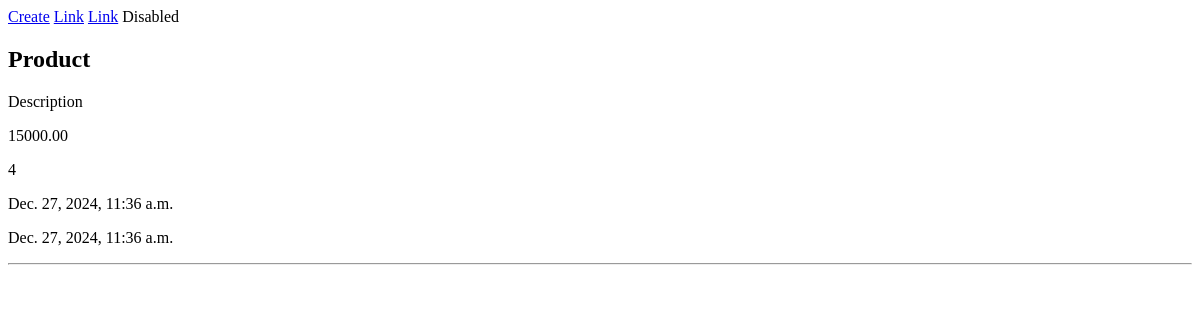
Before: / with the older database file.
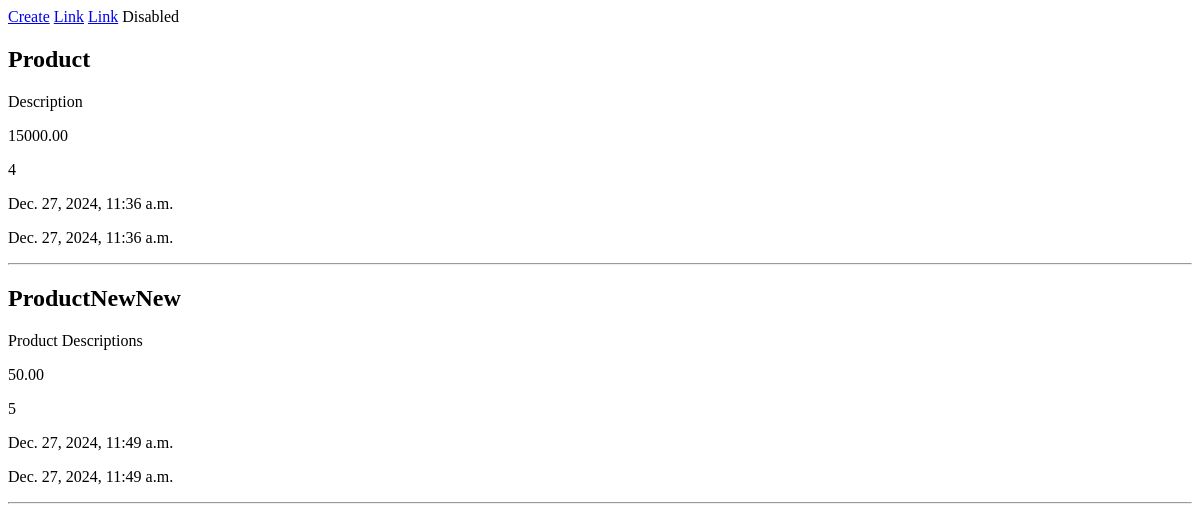
After: the same page with the newer database file.
### app/models.py (models this page shows, shortened)
class Product(models.Model):
    name = models.CharField(max_length=255, verbose_name="Название товара")
    description = models.TextField(verbose_name="Описание товара", blank=True, null=True)
    price = models.DecimalField(max_digits=10, decimal_places=2, verbose_name="Цена")
    stock = models.PositiveIntegerField(verbose_name="Количество на складе")
    image = models.ImageField(upload_to='products/', verbose_name="Изображение товара", blank=True, null=True)
    created_at = models.DateTimeField(auto_now_add=True, verbose_name="Дата создания")
    updated_at = models.DateTimeField(auto_now=True, verbose_name="Дата обновления")

### app/views.py (the view)
# urls.py: path('', views.ProductListView.as_view(), name='main-page'),
class ProductListView(ListView):
    model = Product
    template_name = 'index.html'
    context_object_name = 'products'

### app/templates/index.html (shortened to what this page needs)
{% load static %}
<!DOCTYPE html>
<html lang="en">
<head>
    <link rel="stylesheet" href="{% static 'css/main.css' %}">
</head>
<body>
<nav class="nav">
  <a class="nav-link active" aria-current="page" href="{% url 'create-product' %}">Create</a>
  <a class="nav-link" href="#">Link</a>
  <a class="nav-link" href="#">Link</a>
  <a class="nav-link disabled" aria-disabled="true">Disabled</a>
</nav>
    {% for product in products %}
    <h2>{{ product.name }}</h2>
    <p>{{ product.description }}</p>
    <p>{{ product.price }}</p>
    <p>{{ product.stock }}</p>
    <p>{{ product.created_at }}</p>
    <p>{{ product.updated_at }}</p>
    <hr>
    {% endfor %}
</body>
</html>

Changed rows visible on the page:
added Product: name "ProductNewNew", description "Product Descriptions", price "50.00", stock "5", created_at "Dec. 27, 2024, 11:49 a.m.", updated_at "Dec. 27, 2024, 11:49 a.m."
